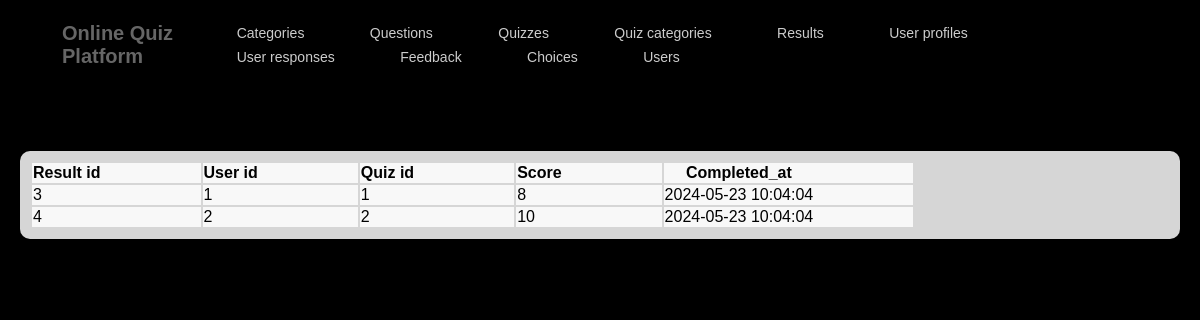
The app's page /results.php with its own data.
### tables this page shows
CREATE TABLE `results` (
  `result_id` int(11) NOT NULL,
  `user_id` int(11) DEFAULT NULL,
  `quiz_id` int(11) DEFAULT NULL,
  `score` int(11) NOT NULL,
  `completed_at` timestamp NOT NULL DEFAULT current_timestamp()
);

### results.php (the view, shortened to what this page needs)
<!DOCTYPE html>
<html lang="en">
<head>
    <link rel="stylesheet" href="style.css">
</head>
<header>
        <nav>
            <div class="vertical-container">
                <div class="logo">
                    <p>Online Quiz Platform</p>
                </div>
            </div>
            <ul>
                <div class="vertical-container">
				<li><a href="index.php">Categories</a></li>
                    <li><a href="questions.php">Questions</a></li>
					<li><a href="quizzes.php">Quizzes</a></li>
                    <li><a href="quizcategories.php">Quiz categories </a></li>
                    <li><a href="results.php">Results</a></li>
                    <li><a href="userprofiles.php">User profiles</a></li>
                    <li><a href="userresponses.php">User responses</a></li>
                    <li><a href="feedback.php">Feedback</a></li>
                    <li><a href="choices.php">Choices</a></li>
                    <li><a href="users.php">Users</a></li>
            </ul>
        </nav>
    </header>
    <section>
		<h4><center>categories</center></h4>
		<div class="container">
		<table>
        <center>
			<thead>
				<tr>
				    <th>Result id</th>
				    <th>User id</th>
					<th>Quiz id</th>
					<th>Score</th>
				    <th>Completed_at</th>
				</tr>
			</thead>
			<tbody>
				<?php
				$conn = mysqli_connect("localhost", "root", "", "online_quiz_platform");
				$sql = "SELECT * FROM results";
				$result = mysqli_query($conn, $sql);
				if (mysqli_num_rows($result) > 0) {
					while($row = mysqli_fetch_assoc($result)) {
						echo "<tr>";
						echo "<td>" . $row["result_id"] . "</td>";
						echo "<td>" . $row["user_id"] . "</td>";
						echo "<td>" . $row["quiz_id"] . "</td>";
						echo "<td>" . $row["score"] . "</td>";
						echo "<td>" . $row["completed_at"] . "</td>";
						echo "</tr>";
					}
				} else {
					echo "<tr><td colspan='4'>No data available</td></tr>";
				}
				?>
			</tbody>
			</div>
</body>
</html>

### style.css (style rules this page uses)
p { color: #666; }
header { background-color: rgba(0, 0, 0, 0); padding: 2px; }
nav { display: flex; justify-content: space-between; align-items: center; margin-right: 20px; margin-left: 40px; padding: 0 20px; }
nav ul { list-style: none; margin: 0; padding: 0; }
nav li { display: inline-block; margin-right: 1px; padding: 3px 30px; position: relative; }
nav a { text-decoration: none; color: rgba(255, 255, 255, 0.8); font-size: 14px; }
nav li::after { content: ''; height: 3px; width: 0; background: #20dbbc; position: absolute; left: 0; bottom: -3px; transition: width 0.3s; }
.logo { font-size: 20px; color: rgb(6, 6, 6); font-weight: bold; }
th, td { padding-right: 100px; background-color: rgba(255, 255, 255, 0.84); }
.container { background-color: rgba(255, 255, 255, 0.84); padding: 10px; margin: 20px; border-radius: 10px; backdrop-filter: blur(3px); overflow: auto; transition: background-color 0.2s ease; }

### records on screen
results: result_id "3", user "1", quiz "1", score "8", completed_at "2024-05-23 10:04:04"
results: result_id "4", user "2", quiz "2", score "10", completed_at "2024-05-23 10:04:04"
